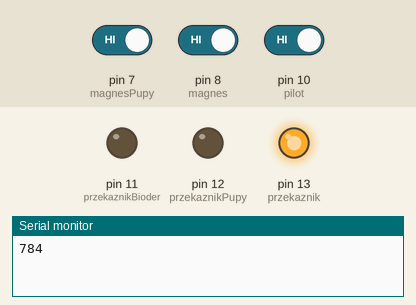
The sketch below on a simulated Arduino Uno, built with avr-gcc and run on an emulated ATmega328P. Parts: output pins drawn as LEDs (lit = HIGH), the last lines printed to the serial monitor. The inputs (shaded band) are chosen by the test bench; at power-on: pin 7 (magnesPupy) HIGH, pin 10 (pilot) HIGH, pin 8 (magnes) HIGH. Random numbers use the default seed unless the sketch sets one.

Above: at 1.2 s.
1.3 s: pin 7 (magnesPupy) driven LOW and pin 10 (pilot) driven LOW
At 2.0 s:
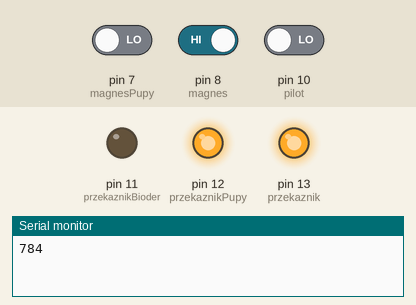
2.8 s: pin 8 (magnes) driven LOW
At 3.1 s:
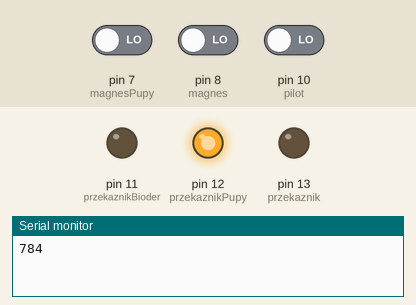
4.3 s: pin 7 (magnesPupy) driven HIGH
At 5.4 s:
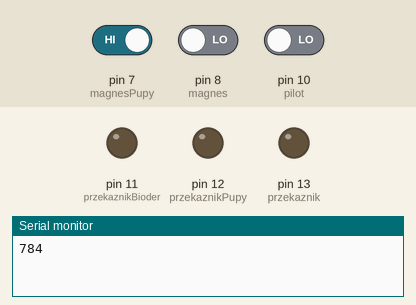
7.3 s: pin 7 (magnesPupy) driven LOW
10.3 s: pin 8 (magnes) driven HIGH
At 11.2 s:
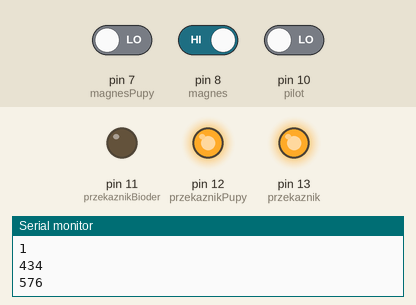
13.3 s: pin 10 (pilot) driven HIGH
At 32.4 s:
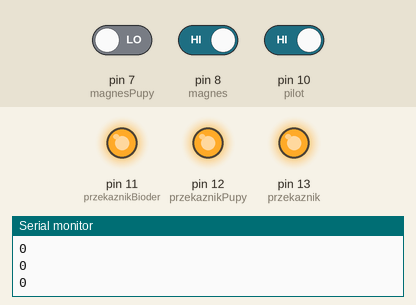
Timing chart, 0 to 35.8 s (numbered marks = the images above; inputs shaded):
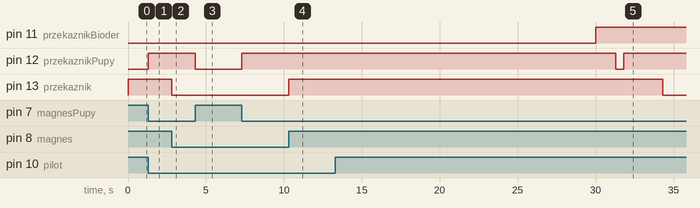

Measured:
- after the input at 1.3 s, pin 12 (przekaznikPupy): LOW → HIGH at once
- after the input at 2.8 s, pin 13 (przekaznik): HIGH → LOW at once
- after the input at 4.3 s, pin 12 (przekaznikPupy): HIGH → LOW at once
- after the input at 10.3 s, pin 13 (przekaznik): LOW → HIGH at once
- after the input at 13.3 s, pin 11 (przekaznikBioder): LOW → HIGH after 16.7 s; pin 12 (przekaznikPupy): HIGH → LOW after 18.0 s, → HIGH 0.50 s later; pin 13 (przekaznik): HIGH → LOW after 21.0 s

The sketch:

Robot_uno.ino
```cpp
//#include<time.h>
#define przekaznik 13
#define przekaznikPupy 12
#define przekaznikBioder 11
#define magnes 8
#define magnesPupy 7
#define pilot 10
int stanSilnika = LOW;
int stanSilnikaPupy = LOW;
int stanSilnikaBioder = LOW;
long randNumber;

unsigned long aktualnyCzas = 0;
unsigned long zapamietanyCzas = 0;
unsigned long zapamietanyCzasPupy = 0;
unsigned long zapamietanyCzasBioder = 0;
unsigned long czasWlaczeniaSilnika = 0;
unsigned long czasWylaczeniaSilnika = 0;
unsigned long czasWlaczeniaSilnikaPupy = 0;
unsigned long czasWylaczeniaSilnikaPupy = 0;
unsigned long czasWlaczeniaSilnikaBioder = 0;
unsigned long czasWylaczeniaSilnikaBioder = 0;
unsigned long czasPilota = 16000; // Ile milisekund po naciśnięciu pilota ma ręka być podniesiona
unsigned long Czas = 0;

void setup() {
  Serial.begin(9600);
  pinMode(pilot, INPUT_PULLUP); //Sygnał pilota jako wejście
  pinMode(przekaznik, OUTPUT); //Przekaźnik włączający silnik ramienia
  pinMode(magnes, INPUT); //czujnik Halla jako wejście
  pinMode(przekaznikPupy, OUTPUT); //Przekaźnik włączający silnik ramienia
  pinMode(magnesPupy, INPUT); //czujnik Halla jako wejście
  pinMode(przekaznikBioder, OUTPUT); //Przekaźnik włączający silnik ramienia
  randomSeed(analogRead(0));
}
void loop() {
  //Pobierz liczbe milisekund od startu
  aktualnyCzas = millis();
  if (digitalRead(pilot) == LOW) {  // Jeśli pilot został naciśnięty i nie upłynął czasPilota

    delay(1);
    if (digitalRead(pilot) == LOW) {

      Czas = aktualnyCzas + czasPilota;
    }
  }
  if (Czas >= aktualnyCzas) {
    if (digitalRead(magnes) == LOW) { //jeśli magnes ręki jest obok czujnika Halla
      czasWlaczeniaSilnika = 0;
      czasWylaczeniaSilnika = 6000;
    }
    else {
      czasWlaczeniaSilnika = 6000;
      czasWylaczeniaSilnika = 0;
    }
    if (digitalRead(magnesPupy) == LOW) { //jeśli magnes pupy jest obok czujnika Halla
      czasWlaczeniaSilnikaPupy = 6000;
      czasWylaczeniaSilnikaPupy = 0;
    }
    else {
      czasWlaczeniaSilnikaPupy = 0;
      czasWylaczeniaSilnikaPupy = 6000;
    }
    czasWlaczeniaSilnikaBioder = 0;
    czasWylaczeniaSilnikaBioder = 6000;
  }
  if (stanSilnika == LOW) {
    if (aktualnyCzas - zapamietanyCzas >= czasWylaczeniaSilnika) {
      czasWlaczeniaSilnika = random(800) + 400; //tu wpisać czasy silnika ręki dla pracy ciągłej
      Serial.println(czasWlaczeniaSilnika);
      zapamietanyCzas = aktualnyCzas;
      //zmieniamy stan silnika na przeciwny
      stanSilnika = HIGH; //silnik włączony
      digitalWrite(przekaznik, stanSilnika);
    }
  } else {
    if (aktualnyCzas - zapamietanyCzas >= czasWlaczeniaSilnika) {
      czasWylaczeniaSilnika = random(4000) + 8000; //tu wpisać czasy silnika ręki dla pracy ciągłej
      zapamietanyCzas = aktualnyCzas;
      //zmieniamy stan silnika na przeciwny
      stanSilnika = LOW; //stan silnika wyłączony
      digitalWrite(przekaznik, stanSilnika);
    }
  }
  if (stanSilnikaPupy == LOW) {
    if (aktualnyCzas - zapamietanyCzasPupy >= czasWylaczeniaSilnikaPupy) {
      czasWlaczeniaSilnikaPupy = 9000; //tu wpisać czasy silnika pupy dla pracy ciągłej
      zapamietanyCzasPupy = aktualnyCzas;
      //zmieniamy stan silnika pupy na przeciwny
      stanSilnikaPupy = HIGH; //silnik włączony
      digitalWrite(przekaznikPupy, stanSilnikaPupy);
    }
  } else {
    if (aktualnyCzas - zapamietanyCzasPupy >= czasWlaczeniaSilnikaPupy) {
      czasWylaczeniaSilnikaPupy = 500; //tu wpisać czasy silnika pupy dla pracy ciągłej
      zapamietanyCzasPupy = aktualnyCzas;
      //zmieniamy stan silnika na przeciwny
      stanSilnikaPupy = LOW; //stan silnika wyłączony
      digitalWrite(przekaznikPupy, stanSilnikaPupy);
    }
  }
  if (stanSilnikaBioder == LOW) {
    if (aktualnyCzas - zapamietanyCzasBioder >= czasWylaczeniaSilnikaBioder) {
      czasWlaczeniaSilnikaBioder = 10000; //tu wpisać czasy silnika bioder dla pracy ciągłej
      zapamietanyCzasBioder = aktualnyCzas;
      //zmieniamy stan silnika bioder na przeciwny
      stanSilnikaBioder = HIGH; //silnik bioder włączony
      digitalWrite(przekaznikBioder, stanSilnikaBioder);
    }
  } else {
    if (aktualnyCzas - zapamietanyCzasBioder >= czasWlaczeniaSilnikaBioder) {
      czasWylaczeniaSilnikaBioder = 500; //tu wpisać czasy silnika bioder dla pracy ciągłej
      zapamietanyCzasBioder = aktualnyCzas;
      //zmieniamy stan silnika Bioder na przeciwny
      stanSilnikaBioder = LOW; //stan silnika bioder wyłączony
      digitalWrite(przekaznikBioder, stanSilnikaBioder);
    }
    Serial.println(digitalRead(magnesPupy));
  }

}
```
